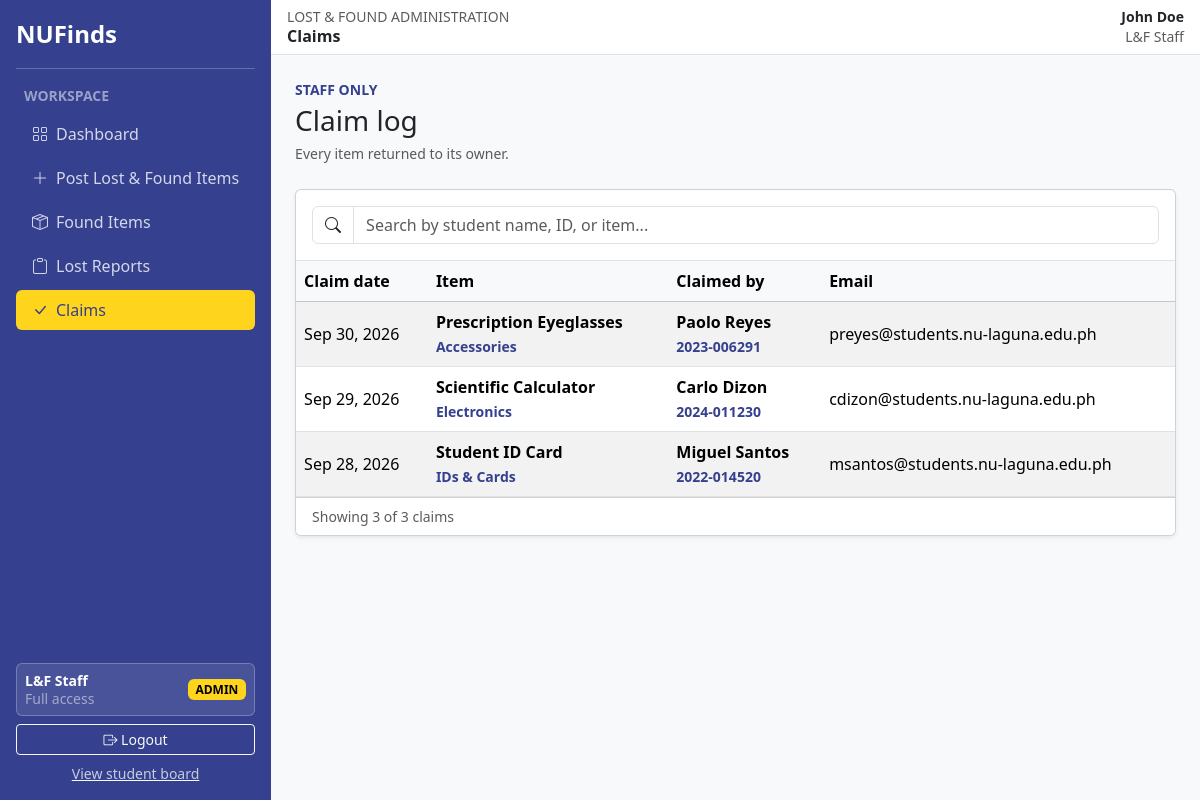
Screenshot of /pages/admin/claims.php (signed in) with the database file from the repository.
### tables this page shows
CREATE TABLE claim_item (
    claim_id INT PRIMARY KEY auto_increment,
    found_id INT NOT NULL UNIQUE, 
    student_id VARCHAR(12) NOT NULL,
    student_name VARCHAR(255) NOT NULL,
    email VARCHAR(255) NOT NULL,
    claim_date DATE NOT NULL,
    FOREIGN KEY (found_id) REFERENCES found_items(found_id)
);

CREATE TABLE found_items (
    found_id INT PRIMARY KEY auto_increment,
    item_name VARCHAR(255) NOT NULL,
    category VARCHAR(100) NOT NULL,
    description VARCHAR(255),
    location_found VARCHAR(255) NOT NULL,
    date_found DATE NOT NULL,
    img_path VARCHAR(255),
    status ENUM('Unclaimed', 'Claimed', 'Disposed') NOT NULL DEFAULT 'Unclaimed'
);

### config/accessController.php (called while the page is built, shortened)
<?php
$isAdmin = ($_SESSION['role'] === 'Admin');
?>

### actions/admin/claim/claimQuery.php (called while the page is built)
<?php
    require '../../config/connection.php';
    require '../../config/accessController.php';
    $display = "SELECT c.claim_id, c.student_id, c.student_name, c.email, c.claim_date,
                       f.item_name, f.category
                FROM claim_item c
                INNER JOIN found_items f ON c.found_id = f.found_id
                ORDER BY c.claim_date DESC, c.claim_id DESC";
    $result = mysqli_query($connection, $display);
    $totalRows = mysqli_num_rows($result);
?>

### pages/admin/claims.php (the view, shortened to what this page needs)
<?php
    require '../../config/accessController.php';
    $page_title = "Claims";
    $base = "../../";
    $active = "claims";
    require '../../actions/admin/claim/claimQuery.php';
?>
<!DOCTYPE html>
<html lang="en">
<?php include('../../includes/head.php'); ?>
<body>
    <?php include('../../includes/admin/header.php'); ?>
            <div class="d-flex flex-column flex-sm-row justify-content-between align-items-sm-center gap-2 mb-4">
                <div>
                    <p class="text-primary text-uppercase fw-bold small mb-1">Staff only</p>
                    <h1 class="h3 mb-1">Claim log</h1>
                    <span class="text-body-secondary small">Every item returned to its owner.</span>
                </div>
            </div>
            <section class="card shadow-sm">
                <div class="card-body border-bottom" data-filter-scope data-target="#claims-body" data-count="#claims-count">
                    <div class="input-group">
                        <span class="input-group-text bg-white"><i class="bi bi-search"></i></span>
                        <input type="search" class="form-control" data-filter="search" placeholder="Search by student name, ID, or item...">
                    </div>
                </div>
                <div class="table-responsive">
                    <table class="table table-hover align-middle mb-0 table-striped">
                        <thead class="table-light">
                            <tr>
                                <th>Claim date</th>
                                <th>Item</th>
                                <th>Claimed by</th>
                                <th>Email</th>
                            </tr>
                        </thead>
                        <tbody id="claims-body">
                            <?php while ($row = mysqli_fetch_array($result)) { ?>
                                <tr data-search="<?php echo htmlspecialchars(strtolower($row['item_name'] . ' ' . $row['student_name'] . ' ' . $row['student_id'])); ?>">
                                    <td><?php echo date('M d, Y', strtotime($row['claim_date'])); ?></td>
                                    <td>
                                        <strong class="d-block"><?php echo htmlspecialchars($row['item_name']); ?></strong>
                                        <small class="text-primary fw-semibold"><?php echo htmlspecialchars($row['category']); ?></small>
                                    </td>
                                    <td>
                                        <strong class="d-block"><?php echo htmlspecialchars($row['student_name']); ?></strong>
                                        <small class="text-primary fw-semibold"><?php echo htmlspecialchars($row['student_id']); ?></small>
                                    </td>
                                    <td><?php echo htmlspecialchars($row['email']); ?></td>
                                </tr>
                            <?php } ?>
                        </tbody>
                    </table>
                </div>
                <div class="card-footer bg-white small text-body-secondary">
                    <span id="claims-count">Showing <?php echo $totalRows; ?> of <?php echo $totalRows; ?> claims</span>
                </div>
            </section>
    <?php include('../../includes/admin/footer.php'); ?>
</body>
</html>

### includes/head.php (shortened to what this page needs)
<head>
    <link href="https://cdn.jsdelivr.net/npm/bootstrap@5.3.3/dist/css/bootstrap.min.css" rel="stylesheet">
    <link href="https://cdn.jsdelivr.net/npm/bootstrap-icons@1.11.3/font/bootstrap-icons.min.css" rel="stylesheet">
    <link rel="stylesheet" href="<?php echo $base; ?>src/style.css">
</head>

### includes/admin/header.php (shortened to what this page needs)
<div class="d-lg-flex min-vh-100 bg-body-tertiary">
    <?php include($base . 'includes/admin/sidebar.php'); ?>
    <div class="flex-grow-1" style="min-width: 0;">
        <header class="navbar bg-white border-bottom sticky-top px-3">
            <div class="lh-sm">
                <small class="d-none d-sm-block text-uppercase text-body-secondary"><?php echo $isAdmin ? 'Lost &amp; Found Administration' : 'Campus Support Portal'; ?></small>
                <strong><?php echo $page_title; ?></strong>
            </div>
            <div class="ms-auto text-end lh-sm d-none d-sm-block">
                <strong class="small d-block"><?php echo htmlspecialchars($_SESSION['name']); ?></strong>
                <small class="text-body-secondary"><?php echo $isAdmin ? 'L&amp;F Staff' : 'Guard / Utility'; ?></small>
            </div>
        </header>
        <div class="toast-container position-fixed top-0 end-0 p-3">
        </div>
        <main class="container-xxl p-3 p-md-4">

### includes/admin/sidebar.php (shortened to what this page needs)
<aside class="offcanvas-lg offcanvas-start sticky-lg-top flex-grow-0 flex-shrink-0 align-self-lg-start" tabindex="-1" id="sidebar" aria-label="Main menu" style="--bs-offcanvas-width: 250px;">
    <div class="offcanvas-body p-0">
        <div class="bg-primary text-white d-flex flex-column w-100 min-vh-100 p-3" data-bs-theme="dark">
            <div class="d-flex align-items-center justify-content-between pb-3 mb-3 border-bottom border-light border-opacity-25">
                <span class="fs-4 fw-bold">NUFinds</span>
            </div>
            <p class="text-uppercase small fw-semibold text-white-50 px-2 mb-2">Workspace</p>
            <ul class="nav nav-pills flex-column gap-1">
                <li class="nav-item">
                    <a href="<?php echo $base; ?>pages/admin/dashboard.php" class="nav-link d-flex align-items-center gap-2 <?php echo $active == 'dashboard' ? 'active' : ''; ?>">
                        <i class="bi bi-grid"></i> Dashboard
                    </a>
                </li>
                <li class="nav-item">
                    <a href="<?php echo $base; ?>pages/admin/postItem.php" class="nav-link d-flex align-items-center gap-2 <?php echo $active == 'post' ? 'active' : ''; ?>">
                        <i class="bi bi-plus-lg"></i> <?php echo $isAdmin ? 'Post Lost &amp; Found Items' : 'Post Found Item'; ?>
                    </a>
                </li>
                <?php if ($isAdmin): ?>
                <li class="nav-item">
                    <a href="<?php echo $base; ?>pages/admin/foundItems.php" class="nav-link d-flex align-items-center gap-2 <?php echo $active == 'found' ? 'active' : ''; ?>">
                        <i class="bi bi-box-seam"></i> Found Items
                    </a>
                </li>
                <li class="nav-item">
                    <a href="<?php echo $base; ?>pages/admin/lostReports.php" class="nav-link d-flex align-items-center gap-2 <?php echo $active == 'lost' ? 'active' : ''; ?>">
                        <i class="bi bi-clipboard"></i> Lost Reports
                    </a>
                </li>
                <li class="nav-item">
                    <a href="<?php echo $base; ?>pages/admin/claims.php" class="nav-link d-flex align-items-center gap-2 <?php echo $active == 'claims' ? 'active' : ''; ?>">
                        <i class="bi bi-check-lg"></i> Claims
                    </a>
                </li>
                <?php endif; ?>
            </ul>
            <div class="mt-auto pt-4">
                <div class="d-flex align-items-center border border-light border-opacity-25 rounded p-2 mb-2 bg-white bg-opacity-10">
                    <div class="lh-sm">
                        <div class="small fw-semibold"><?php echo $isAdmin ? 'L&amp;F Staff' : 'Utility Staff'; ?></div>
                        <div class="small text-white-50"><?php echo $isAdmin ? 'Full access' : 'Limited access'; ?></div>
                    </div>
                    <span class="badge bg-warning text-black ms-auto"><?php echo $isAdmin ? 'ADMIN' : 'STAFF'; ?></span>
                </div>
                <form action="<?php echo $base; ?>actions/logout.php" method="POST">
                    <button type="submit" class="btn btn-outline-light btn-sm w-100"><i class="bi bi-box-arrow-right"></i> Logout</button>
                </form>
                <a class="link-light link-opacity-75 small d-block mt-2 text-center" href="<?php echo $base; ?>index.php">View student board</a>
            </div>
        </div>
    </div>
</aside>

### includes/admin/footer.php (shortened to what this page needs)
        </main>
    </div>
</div>

### src/style.css (style rules this page uses)
:root { --bs-primary: #35408e; --bs-primary-rgb: 53, 64, 142; --bs-warning: #ffd41c; --bs-warning-rgb: 255, 212, 28; --bs-link-color: #35408e; --bs-link-color-rgb: 53, 64, 142; --bs-link-hover-color: #2c357a; --bs-link-hover-color-rgb: 44, 53, 122; }
.nav-pills { --bs-nav-link-color: #d4d7eb; --bs-nav-link-hover-color: #ffffff; --bs-nav-pills-link-active-color: #35408e; --bs-nav-pills-link-active-bg: #ffd41c; }

### rows the page displays
claim_item: claim_date "Sep 30, 2026", found.item_name "Prescription Eyeglasses", found.category "Accessories", student_name "Paolo Reyes", student "2023-006291", email "preyes@students.nu-laguna.edu.ph"
claim_item: claim_date "Sep 29, 2026", found.item_name "Scientific Calculator", found.category "Electronics", student_name "Carlo Dizon", student "2024-011230", email "cdizon@students.nu-laguna.edu.ph"
claim_item: claim_date "Sep 28, 2026", found.item_name "Student ID Card", found.category "IDs & Cards", student_name "Miguel Santos", student "2022-014520", email "msantos@students.nu-laguna.edu.ph"

### other values shown
$page_title "Claims"
$_SESSION['name'] "John Doe"
$totalRows "3"
